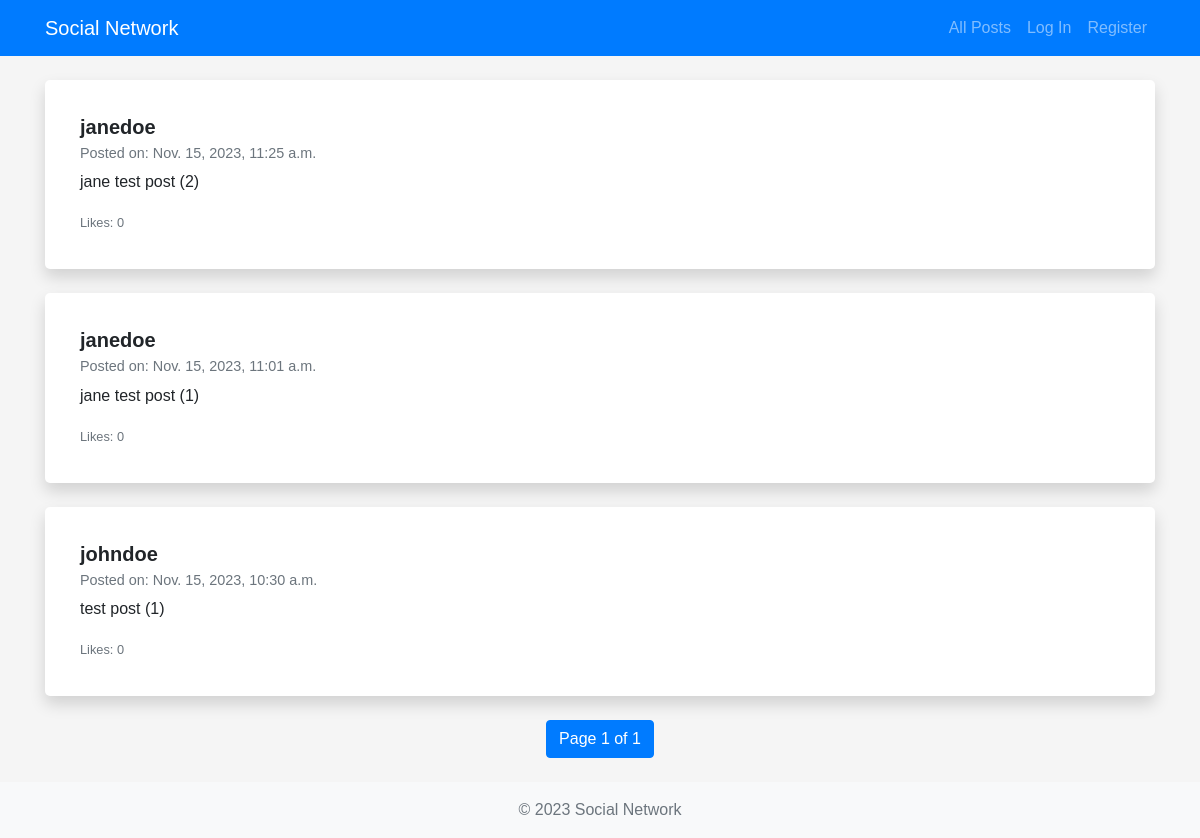
The page /all_posts on the database as committed earlier.
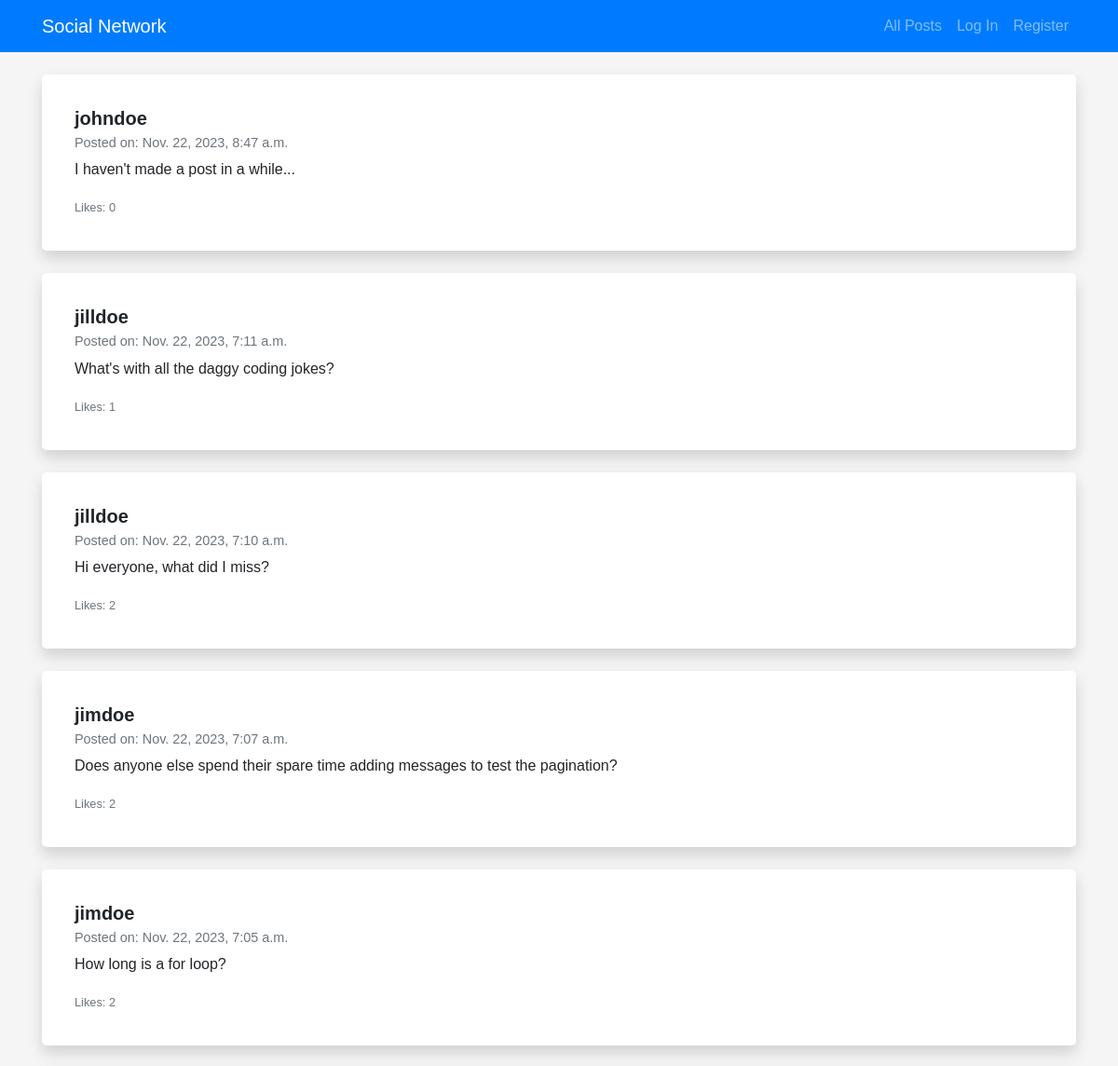
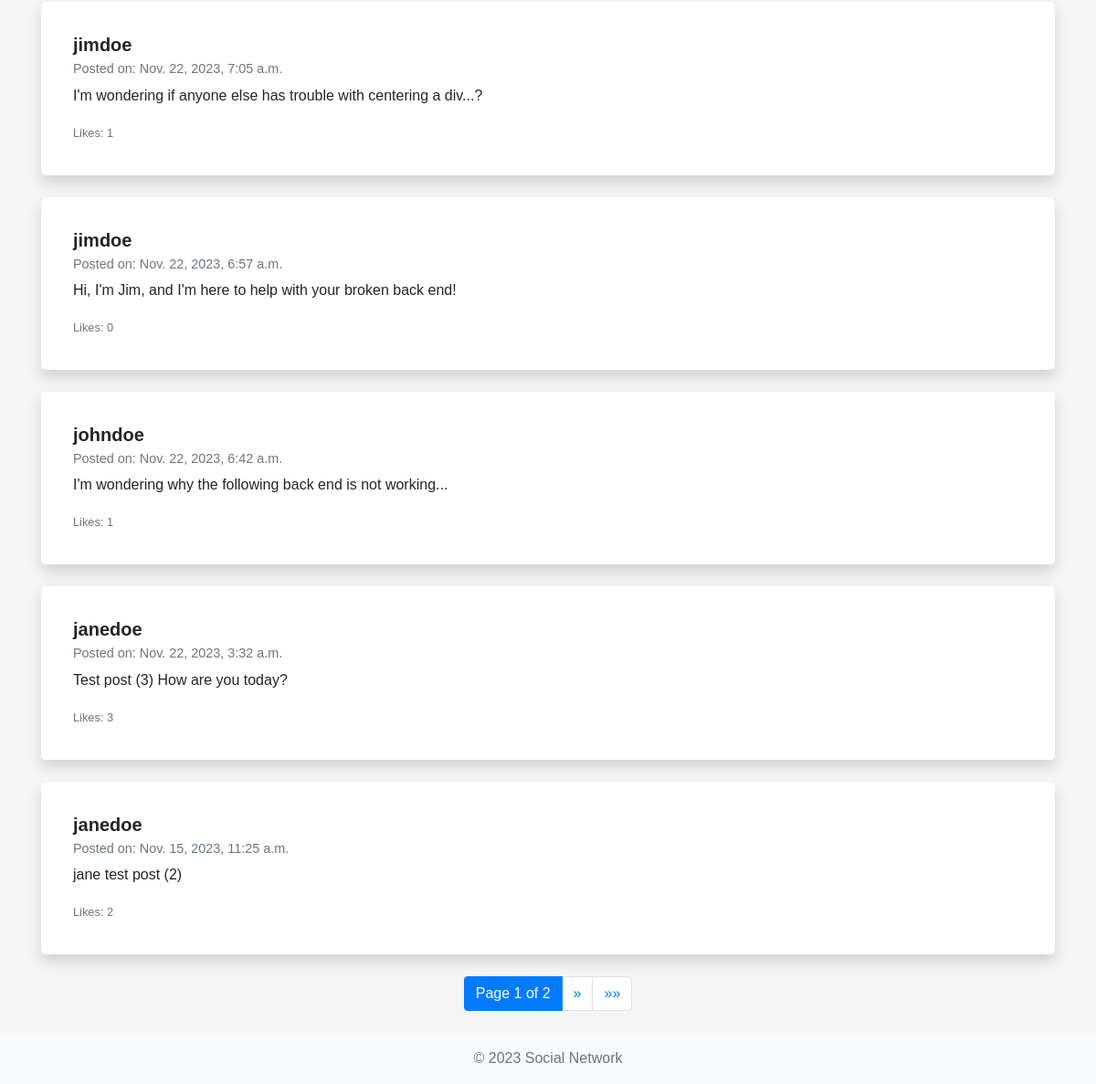
The same page on the database as committed later (2 pictures, top to bottom).
### network/models.py (models this page shows, shortened)
class Post (models.Model):
    post = models.CharField(max_length=500)
    user = models.ForeignKey(User, on_delete=models.CASCADE, related_name="posts")
    timestamp = models.DateTimeField(auto_now_add=True)
    likes = models.ManyToManyField(User, blank=True, related_name="liked_posts")

class User(AbstractUser):
    pass

### network/views.py (the view)
# urls.py: path("all_posts", views.all_posts, name="all_posts"),
def all_posts(request):
    posts_list = Post.objects.all().order_by('-timestamp')
    paginator = Paginator(posts_list, 10)
    page_number = request.GET.get('page')
    posts = paginator.get_page(page_number)
    return render(request, "network/all_posts.html", {"posts": posts})

### network/templates/network/all_posts.html (shortened to what this page needs)
{% extends "network/layout.html" %}
{% block body %}
<div class="posts">
    {% for post in posts %}
        <div class="post card shadow mb-4">
            <div class="card-body">
                <h5 class="card-title">{{ post.user.username }}</h5>
                <h6 class="card-subtitle mb-2 text-muted">Posted on: {{ post.timestamp }}</h6>
                <p class="card-text">{{ post.post }}</p>
                <p class="card-text">
                    <small class="text-muted">Likes: {{ post.likes.count }}</small>
                </p>
            </div>
        </div>
    {% empty %}
        <div class="alert alert-info" role="alert">
            No posts to display.
        </div>
    {% endfor %}
</div>
<nav aria-label="Page navigation">
    <ul class="pagination justify-content-center">
        <li class="page-item active">
            <span class="page-link">
                Page {{ posts.number }} of {{ posts.paginator.num_pages }}
            </span>
        </li>
        {% if posts.has_next %}
            <li class="page-item">
                <a class="page-link" href="?page={{ posts.next_page_number }}" aria-label="Next">
                    <span aria-hidden="true">&raquo;</span>
                </a>
            </li>
            <li class="page-item">
                <a class="page-link" href="?page={{ posts.paginator.num_pages }}" aria-label="Last">
                    <span aria-hidden="true">&raquo;&raquo;</span>
                </a>
            </li>
        {% endif %}
    </ul>
</nav>
{% endblock %}

Rows that differ between the two databases and show on the page:
no longer on this page (row unchanged): Post: user.username "janedoe", timestamp "Nov. 15, 2023, 11:01 a.m.", post "jane test post (1)", likes.count "0"
no longer on this page (row unchanged): Post: user.username "johndoe", timestamp "Nov. 15, 2023, 10:30 a.m.", post "test post (1)", likes.count "0"
added Post: user.username "johndoe", timestamp "Nov. 22, 2023, 8:47 a.m.", post "I haven't made a post in a while...", likes.count "0"
added Post: user.username "jilldoe", timestamp "Nov. 22, 2023, 7:11 a.m.", post "What's with all the daggy coding jokes?", likes.count "1"
added Post: user.username "jilldoe", timestamp "Nov. 22, 2023, 7:10 a.m.", post "Hi everyone, what did I miss?", likes.count "2"
added Post: user.username "jimdoe", timestamp "Nov. 22, 2023, 7:07 a.m.", post "Does anyone else spend their spare time adding messages to test the pagination?", likes.count "2"
added Post: user.username "jimdoe", timestamp "Nov. 22, 2023, 7:05 a.m.", post "How long is a for loop?", likes.count "2"
added Post: user.username "jimdoe", timestamp "Nov. 22, 2023, 7:05 a.m.", post "I'm wondering if anyone else has trouble with centering a div...?", likes.count "1"
added Post: user.username "jimdoe", timestamp "Nov. 22, 2023, 6:57 a.m.", post "Hi, I'm Jim, and I'm here to help with your broken back end!", likes.count "0"
added Post: user.username "johndoe", timestamp "Nov. 22, 2023, 6:42 a.m.", post "I'm wondering why the following back end is not working...", likes.count "1"
added Post: user.username "janedoe", timestamp "Nov. 22, 2023, 3:32 a.m.", post "Test post (3) How are you today?", likes.count "3"
computed for Post "jane test post (2)": likes.count "0" → "2"
Other text that changed with them:
{{ posts.paginator.num_pages }}: "1" → "2"
